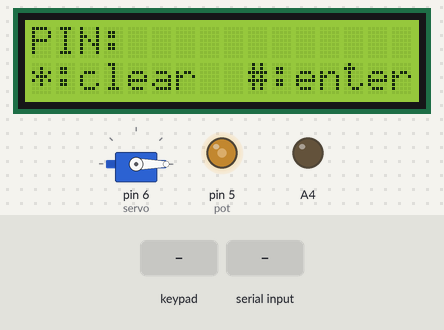
Simulated run of this sketch. Board: Arduino Uno, built with avr-gcc and run on an emulated ATmega328P. Shown: 16×2 character LCD, servo, output pins drawn as LEDs (lit = HIGH). The inputs (shaded band) are chosen by the test bench. What the sketch prints to the serial monitor is not drawn.

Above: at 1.2 s.
1.3 s: keypad keys 1 3 1 2 1 1 1 0 # pressed 0.4 s apart
At 5.1 s:
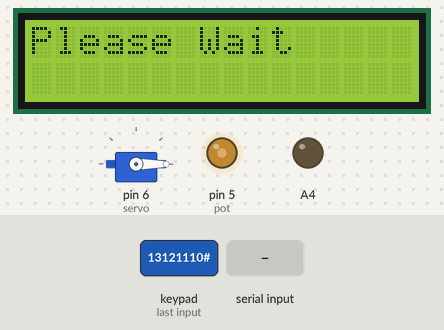
6.4 s: "*\n" received over Serial
At 7.2 s:
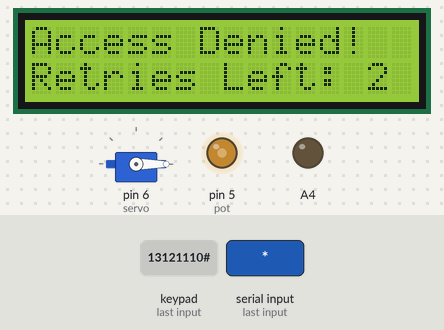
8.9 s: key '2' pressed
At 9.3 s:
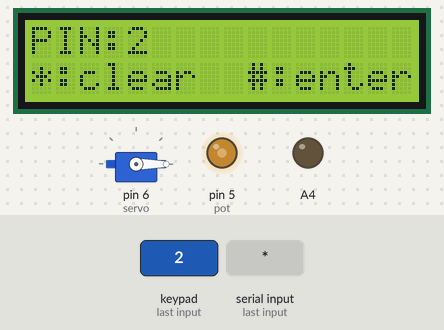
10.4 s: keypad keys 9 8 7 # pressed 0.4 s apart
At 10.6 s:
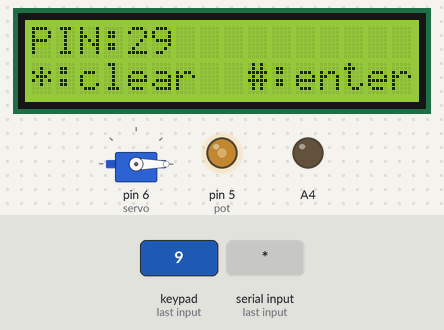
Timing chart, 0 to 13.4 s (numbered marks = the images above; inputs shaded):
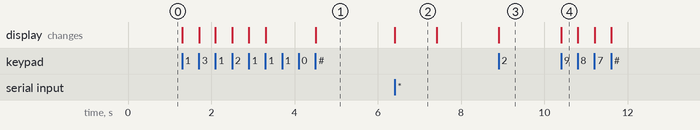

Measured:
- after the input at 1.3 s, the display: first changes at once (image 1 shows a later state)
- after the input at 6.4 s, the display: changes at once (image 2)
- after the input at 8.9 s, the display: changes at once (image 3)
- after the input at 10.4 s, the display: changes at once (image 4)
- what the display in image 2 shows lasts 1.0 s, from 6.4 s to 7.4 s

The sketch:

ArduinoSketch.ino
```cpp
#include <LiquidCrystal.h>
#include <Servo.h>
#include <Keypad.h>
#include <string.h>

#define STATUS_LOCKER_LOCKED 0
#define STATUS_LOCKER_UNLOCKED 90

const int MAX_PIN_LENGTH = 6;
const int MAX_WIFI_SSID_LENGTH = 4;
const int MAX_WIFI_PASSWORD_LENGTH = 6;
const int PAUSE_TIME_AFTER_TRIGGER = 10; // Seconds
const int NUM_INCORRECT_ATTEMPTS_ALLOWED = 2;

const int rs = 2, en = 3;
const int pot = 5;
LiquidCrystal lcd(rs, en, A0, A1, A2, A3);

Servo servo;

const byte ROWS = 4;
const byte COLS = 3;

char hexaKeys[ROWS][COLS] = {
  {'1', '2', '3'},
  {'4', '5', '6'},
  {'7', '8', '9'},
  {'*', '0', '#'}
};

byte rowPins[ROWS] = {13, 12, 11, 10};
byte colPins[COLS] = {9, 8, 7};

Keypad customKeypad = Keypad(makeKeymap(hexaKeys), rowPins, colPins, ROWS, COLS);

int failed_attempts;

void setup() {
  // put your setup code here, to run once:
  Serial.begin(115200);

  pinMode(A0, OUTPUT);
  pinMode(A1, OUTPUT);
  pinMode(A2, OUTPUT);
  pinMode(A3, OUTPUT);
  pinMode(A4, OUTPUT);

  pinMode(pot, OUTPUT);
  analogWrite(pot, 120);

  lcd.begin(16, 2);

  servo.attach(6);
  setLocker(STATUS_LOCKER_LOCKED);

  failed_attempts = 0;
}

void loop() {
  // put your main code here, to run repeatedly:
 // scan from 0 to 180 degrees
 bool unlocked = startApplication();
 delay(1000);
 if (unlocked) waitForLock();
}

String getInputFromUser(String prompt, const int length)
{
  lcd.clear();
  lcd.setCursor(0, 1);
  lcd.print("*:clear  #:enter");

  lcd.setCursor(0, 0);
  lcd.print(prompt + ":");

  String input;
  for (int i = 0; i < length; i++) {
    char key = getInputKey();
    if (key == '*') return "";
    if (key == '#') return input;
    lcd.print(key);
    input += key;
  }
  while (true) {
    char key = getInputKey();
    if (key == '*') return "";
    if (key == '#') return input;
  }
}

void waitForLock()
{
  // ask user to lock the locker
  askUserToLock();
  char key = ' ';
  while (key != '#')
  {
    key = getInputKey();
  }
  setLocker(STATUS_LOCKER_LOCKED);
}

void askUserToLock()
{
  lcd.setCursor(0, 1);
  lcd.print("Press # to lock");
}

bool startApplication()
{
  // ask user for PIN
  String PIN = "";
  while(PIN == "") PIN = getInputFromUser("PIN", MAX_PIN_LENGTH);
  bool isValid = validatePIN(PIN);
  if (isValid)
  {
    correctPinHandler();
  }
  else
  {
    incorrectPinHandler();
  }
  return isValid;
}

void setLocker(int status)
{
  servo.write(status);
}

void correctPinHandler()
{
  lcd.clear();
  lcd.setCursor(0, 0);
  lcd.print("Access Granted!");
  setLocker(STATUS_LOCKER_UNLOCKED);
}

void incorrectPinHandler()
{
  lcd.clear();
  lcd.setCursor(0, 0);
  lcd.print("Access Denied!");

  lcd.setCursor(0, 1);
  lcd.print("Retries Left: ");
  lcd.print(NUM_INCORRECT_ATTEMPTS_ALLOWED - failed_attempts);

  failed_attempts++;
  if (failed_attempts > NUM_INCORRECT_ATTEMPTS_ALLOWED)
  {
    // notify user
    requestESP("alertUser", false);
    pauseApplication(PAUSE_TIME_AFTER_TRIGGER);
    failed_attempts = 0;
  }
}

void pauseApplication(uint16_t time)
{
  lcd.clear();
  lcd.setCursor(0, 0);
  lcd.print("Locker Paused");
  lcd.setCursor(0, 1);
  lcd.print("Wait sec:");

  unsigned long refTime = millis();
  while(time)
  {
    if (millis() - refTime > 1000)
    {
      refTime = millis();
      lcd.setCursor(9, 1);
      lcd.print("       ");
      lcd.setCursor(9, 1);
      lcd.print(time--);
    }
  }
}

bool validatePIN(String recvPIN)
{
  return requestESP("recvPIN=" + String(recvPIN), true);
}

bool requestESP(String message, bool waitForResponse)
{
  lcd.clear();
  lcd.setCursor(0, 0);
  lcd.print("Please Wait");

  if (waitForResponse) message = "[WAIT]" + message;

  while (Serial.available()) Serial.read();
  Serial.println(message);

  if (!waitForResponse) return true;

  while(!Serial.available());

  lcd.setCursor(0, 0);
  lcd.print("Checking...");

  String response = Serial.readStringUntil('\n');
  response.trim();
  if (response.endsWith("OK")) return true;
  return false;
}

char getInputKey()
{
  while(true)
  {
    char customKey = customKeypad.getKey();
    if (customKey){
      return customKey;
    }
  }
}
```
